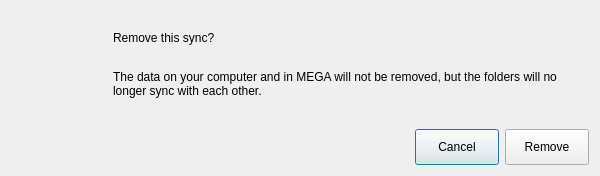
<?xml version="1.0" encoding="UTF-8"?>
<ui version="4.0">
 <class>RemoveSyncConfirmationDialog</class>
 <widget class="QDialog" name="RemoveSyncConfirmationDialog">
  <property name="geometry">
   <rect>
    <x>0</x>
    <y>0</y>
    <width>600</width>
    <height>176</height>
   </rect>
  </property>
  <property name="minimumSize">
   <size>
    <width>600</width>
    <height>176</height>
   </size>
  </property>
  <property name="maximumSize">
   <size>
    <width>600</width>
    <height>176</height>
   </size>
  </property>
  <property name="windowTitle">
   <string>Remove this sync?</string>
  </property>
  <property name="styleSheet">
   <string notr="true">/*ColorTokenIcon;Button;bRemove;normal;off;colorToken.text-inverse-accent*/
/*ColorTokenIcon;Button;bRemove;disabled;off;colorToken.text-inverse-accent*/
/*ColorTokenIcon;Button;bRemove;active;off;colorToken.text-inverse-accent*/
/*ColorTokenIcon;Button;bRemove;selected;off;colorToken.text-inverse-accent*/

#labelFolderIcon
{
border-image: url(&quot;:/images/icons/folder/synced-folder.png&quot;);
max-width: 96px;
max-height: 96px;
}
</string>
  </property>
  <layout class="QVBoxLayout" name="verticalLayout_2">
   <item>
    <layout class="QHBoxLayout" name="horizontalLayout_2">
     <item>
      <widget class="QLabel" name="labelFolderIcon">
       <property name="minimumSize">
        <size>
         <width>96</width>
         <height>96</height>
        </size>
       </property>
       <property name="text">
        <string/>
       </property>
      </widget>
     </item>
     <item>
      <layout class="QVBoxLayout" name="verticalLayout" stretch="0,1">
       <property name="spacing">
        <number>0</number>
       </property>
       <property name="topMargin">
        <number>20</number>
       </property>
       <item>
        <widget class="QLabel" name="labelHeader">
         <property name="styleSheet">
          <string notr="true"/>
         </property>
         <property name="text">
          <string>Remove this sync?</string>
         </property>
         <property name="type" stdset="0">
          <string notr="true">title</string>
         </property>
        </widget>
       </item>
       <item>
        <widget class="QLabel" name="labelMessage">
         <property name="text">
          <string>The data on your computer and in MEGA will not be removed, but the folders will no longer sync with each other.</string>
         </property>
         <property name="wordWrap">
          <bool>true</bool>
         </property>
        </widget>
       </item>
      </layout>
     </item>
    </layout>
   </item>
   <item>
    <layout class="QHBoxLayout" name="horizontalLayout" stretch="1,0,0">
     <item>
      <spacer name="horizontalSpacer">
       <property name="orientation">
        <enum>Qt::Orientation::Horizontal</enum>
       </property>
       <property name="sizeHint" stdset="0">
        <size>
         <width>40</width>
         <height>20</height>
        </size>
       </property>
      </spacer>
     </item>
     <item>
      <widget class="QPushButton" name="bCancel">
       <property name="sizePolicy">
        <sizepolicy hsizetype="Expanding" vsizetype="Fixed">
         <horstretch>0</horstretch>
         <verstretch>0</verstretch>
        </sizepolicy>
       </property>
       <property name="minimumSize">
        <size>
         <width>84</width>
         <height>36</height>
        </size>
       </property>
       <property name="maximumSize">
        <size>
         <width>16777215</width>
         <height>36</height>
        </size>
       </property>
       <property name="cursor">
        <cursorShape>PointingHandCursor</cursorShape>
       </property>
       <property name="styleSheet">
        <string notr="true"/>
       </property>
       <property name="text">
        <string>Cancel</string>
       </property>
       <property name="flat">
        <bool>false</bool>
       </property>
       <property name="type" stdset="0">
        <string notr="true">outline</string>
       </property>
       <property name="dimension" stdset="0">
        <string notr="true">medium</string>
       </property>
      </widget>
     </item>
     <item>
      <widget class="QPushButton" name="bRemove">
       <property name="sizePolicy">
        <sizepolicy hsizetype="Expanding" vsizetype="Fixed">
         <horstretch>0</horstretch>
         <verstretch>0</verstretch>
        </sizepolicy>
       </property>
       <property name="minimumSize">
        <size>
         <width>84</width>
         <height>36</height>
        </size>
       </property>
       <property name="maximumSize">
        <size>
         <width>16777215</width>
         <height>36</height>
        </size>
       </property>
       <property name="cursor">
        <cursorShape>PointingHandCursor</cursorShape>
       </property>
       <property name="text">
        <string>Remove</string>
       </property>
       <property name="icon">
        <iconset resource="../Resources.qrc">
         <normaloff>:/images/x.svg</normaloff>:/images/x.svg</iconset>
       </property>
       <property name="type" stdset="0">
        <string notr="true">primary</string>
       </property>
       <property name="dimension" stdset="0">
        <string notr="true">medium</string>
       </property>
      </widget>
     </item>
    </layout>
   </item>
  </layout>
 </widget>
 <resources>
  <include location="../Resources.qrc"/>
 </resources>
 <connections>
  <connection>
   <sender>bCancel</sender>
   <signal>clicked()</signal>
   <receiver>RemoveSyncConfirmationDialog</receiver>
   <slot>reject()</slot>
   <hints>
    <hint type="sourcelabel">
     <x>413</x>
     <y>51</y>
    </hint>
    <hint type="destinationlabel">
     <x>229</x>
     <y>36</y>
    </hint>
   </hints>
  </connection>
 </connections>
</ui>
